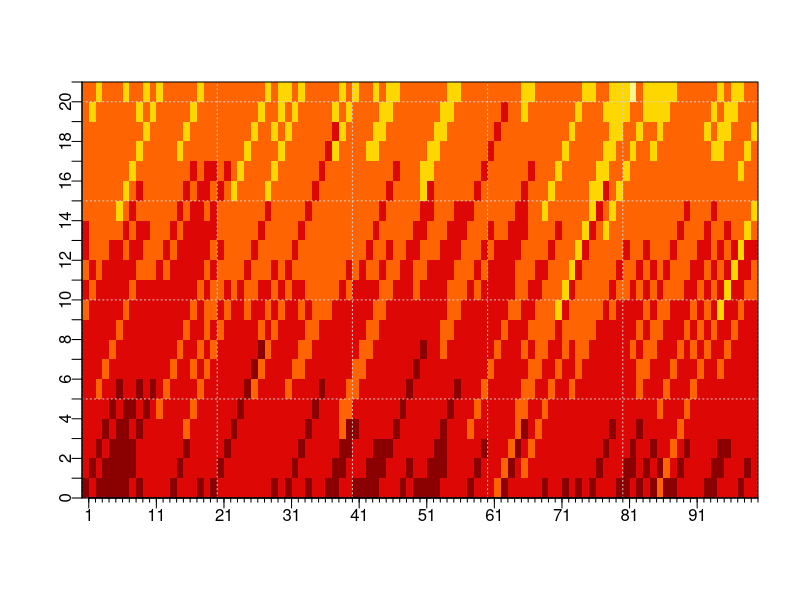

Source code (R):
##
## simulate an age-structured population through time
## and obtain observations of age-length and length increments
## from population samples

## one realisation of the simulation consists in a list containing
## 1 - a matrix of the true"numbers-at-age
## 2 - age-length observations
## 3 - growth increment observations


simulate.pop.fct <- function(){

  set.seed(1973)

  ages <- 0:20
  years <- 1:120

  n.at.age <- matrix(rep(NA, length(ages)*(length(years))), nc=length(years), nr=length(ages))
  #dim(n.at.age)
  ## age0, i.e. recruitment
  #n.at.age[1,] <- rpois(ncol(n.at.age),100) * 1E06
  n.at.age[1,] <- rnbinom(ncol(n.at.age),size=2,mu=100) * 1E06

  ## natural mortality
  m <- 0.2

  # numbers-at-age matrix
  n.ages <- length(ages)
  n.years <- length(years)
  for(a in 2:n.ages){
    for(y in 2:n.years){
      n.at.age[a,y] = round(n.at.age[a-1,y-1] * exp(-m))
    }
  }

  out.mat <- n.at.age[,n.ages:n.years]
dimnames(out.mat) <- list(age=ages, year=1:100)

  return(out.mat)

}

x <- simulate.pop.fct()
dim(x)

pal.fire=c(	rgb(255/255, 246/255, 143/255, 1),
            rgb(255/255, 215/255, 0/255, 1),
            rgb(255/255, 100/255, 2/255, 1),
            rgb(221/255, 8/255, 6/255, 1),
            rgb(139/255, 0/255, 0/255, 1))

br <- c(0, 1E04, 1E05, 1E06, 1E07, 1E08, 1E09)

image(x=0:100, y=0:21, z=t(x), col=c("white",pal.fire), breaks=br, xlab="", ylab="", axes=FALSE)

grid()
box()
axis(side=1, at=seq(1,100,10), padj=-1)
axis(side=1, at=1:100, labels = FALSE, tck=-0.01)
axis(side=2, at=seq(0,21), padj=1)
